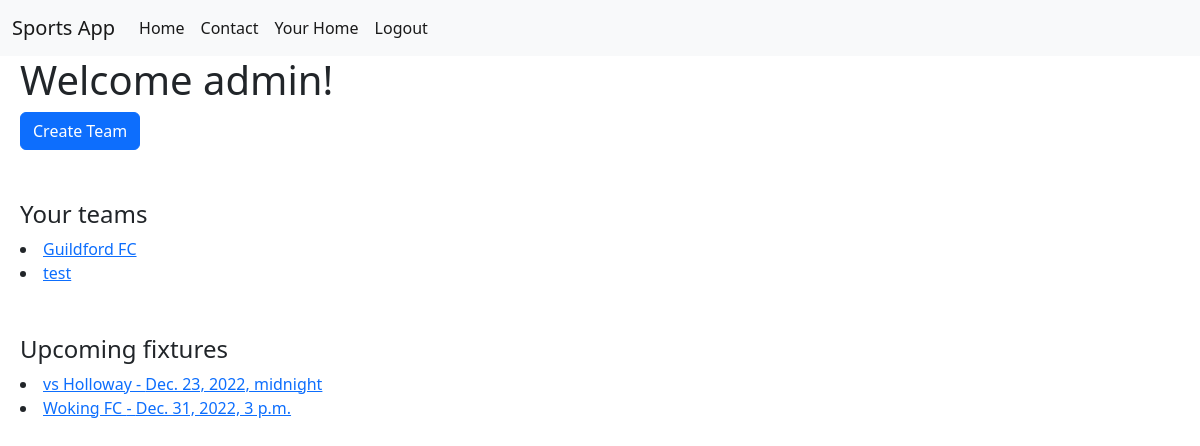
The page /app/home (signed in) on the database its author committed.
### sportsapp/models.py (models this page shows)
class Member(models.Model):
    userID = models.ForeignKey(User, on_delete=models.CASCADE)
    teamID = models.ForeignKey(Team, on_delete=models.CASCADE)
    teamAdmin = models.BooleanField(default=False)

class Team(models.Model):
    name = models.CharField(max_length=100)
    leader = models.IntegerField()

class Fixture(models.Model):
    name = models.CharField(max_length=100)
    date = models.DateTimeField()
    description = models.CharField(max_length=255)
    location = models.CharField(max_length=255)
    teamID = models.ForeignKey(Team, on_delete=models.CASCADE)

### sportsapp/views.py (the view)
# urls.py: path('home', views.userHome, name='userHome'),
@login_required(login_url='/accounts/login/')
def userHome(request):
    if (request.user.is_authenticated):
        teams = Member.objects.filter(userID=request.user).all()
        fixtures = []
        for team in teams:
            teamFixtures = Fixture.objects.filter(teamID=team.teamID).all()
            for fixture in teamFixtures:
                fixtures.append(fixture)
        fixtures.sort(key = lambda x: x.date)
        return render(request, "userHome.html", {"teams": teams, "fixtures": fixtures})
    else:
        return HttpResponseRedirect('/')

### sportsapp/templates/userHome.html
{% extends 'base.html' %}
{% block content %}
<div style="margin-left: 20px">
    {% if user.is_authenticated %}
        <h1>Welcome {{user.username}}!</h1>
        <a href="{% url 'teamCreate' %}" class="btn btn-primary">Create Team</a>
        <h4 style="margin-top: 50px;">Your teams</h4>
        {% for currentTeam in teams %}
            <li><a href="/app/team/{{currentTeam.teamID.id}}">{{currentTeam.teamID.name}}</a></li>
        {% endfor %}
        <h4 style="margin-top: 50px;">Upcoming fixtures</h4>
        {% for fixture in fixtures %}
            <li><a href="/app/fixture/{{fixture.id}}">{{fixture.name}} - {{fixture.date}}</a></li>
        {% endfor %}
    {% else %}
        <h1>You are not logged in!</h1>
    {% endif %}
</div>
{% endblock content %}

### rows shown on the page
Member: teamID.name "Guildford FC"
Member: teamID.name "test"
Fixture: name "vs Holloway", date "Dec. 23, 2022, midnight"
Fixture: name "Woking FC", date "Dec. 31, 2022, 3 p.m."

### other values the page prints
{{ user.username }} "admin"
